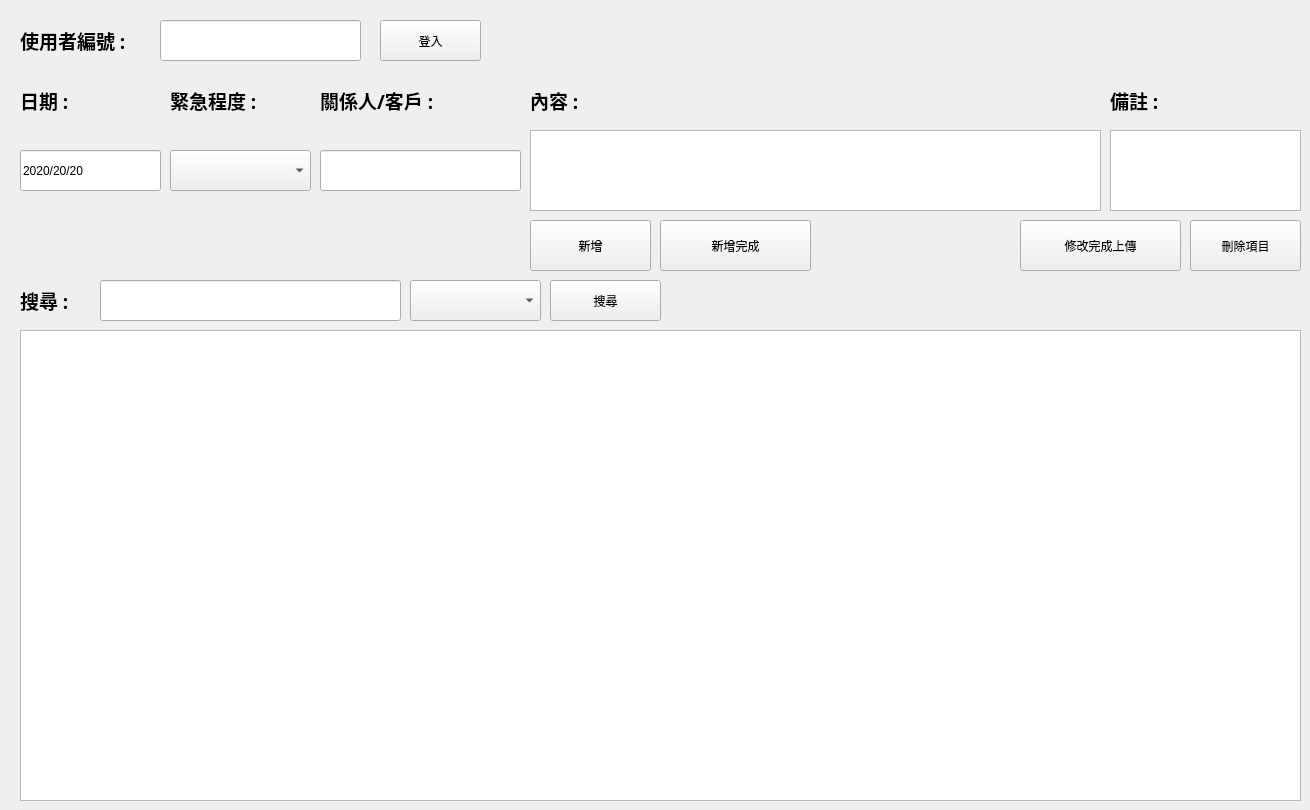
   <widget class="QWidget" name="tab_product">
    <attribute name="title">
     <string>工作清單系統</string>
    </attribute>
    <widget class="QLabel" name="label_8">
     <property name="geometry">
      <rect>
       <x>20</x>
       <y>80</y>
       <width>111</width>
       <height>41</height>
      </rect>
     </property>
     <property name="font">
      <font>
       <family>微軟正黑體</family>
       <pointsize>14</pointsize>
       <weight>75</weight>
       <bold>true</bold>
      </font>
     </property>
     <property name="text">
      <string>日期 :</string>
     </property>
    </widget>
    <widget class="QLabel" name="label_19">
     <property name="geometry">
      <rect>
       <x>170</x>
       <y>80</y>
       <width>111</width>
       <height>41</height>
      </rect>
     </property>
     <property name="font">
      <font>
       <family>微軟正黑體</family>
       <pointsize>14</pointsize>
       <weight>75</weight>
       <bold>true</bold>
      </font>
     </property>
     <property name="text">
      <string>緊急程度 :</string>
     </property>
    </widget>
    <widget class="QLabel" name="label_33">
     <property name="geometry">
      <rect>
       <x>530</x>
       <y>80</y>
       <width>111</width>
       <height>41</height>
      </rect>
     </property>
     <property name="font">
      <font>
       <family>微軟正黑體</family>
       <pointsize>14</pointsize>
       <weight>75</weight>
       <bold>true</bold>
      </font>
     </property>
     <property name="text">
      <string>內容 :</string>
     </property>
    </widget>
    <widget class="QLineEdit" name="todo_date">
     <property name="geometry">
      <rect>
       <x>20</x>
       <y>150</y>
       <width>141</width>
       <height>41</height>
      </rect>
     </property>
     <property name="text">
      <string>2020/20/20</string>
     </property>
    </widget>
    <widget class="QComboBox" name="todo_level">
     <property name="geometry">
      <rect>
       <x>170</x>
       <y>150</y>
       <width>141</width>
       <height>41</height>
      </rect>
     </property>
    </widget>
    <widget class="QPushButton" name="Button_todo_input">
     <property name="geometry">
      <rect>
       <x>660</x>
       <y>220</y>
       <width>151</width>
       <height>51</height>
      </rect>
     </property>
     <property name="text">
      <string>新增完成</string>
     </property>
    </widget>
    <widget class="QPushButton" name="Button_todo_delete">
     <property name="geometry">
      <rect>
       <x>1190</x>
       <y>220</y>
       <width>111</width>
       <height>51</height>
      </rect>
     </property>
     <property name="text">
      <string>刪除項目</string>
     </property>
    </widget>
    <widget class="QLineEdit" name="todo_id">
     <property name="geometry">
      <rect>
       <x>160</x>
       <y>20</y>
       <width>201</width>
       <height>41</height>
      </rect>
     </property>
     <property name="text">
      <string/>
     </property>
    </widget>
    <widget class="QLabel" name="label_9">
     <property name="geometry">
      <rect>
       <x>20</x>
       <y>20</y>
       <width>141</width>
       <height>41</height>
      </rect>
     </property>
     <property name="font">
      <font>
       <family>微軟正黑體</family>
       <pointsize>14</pointsize>
       <weight>75</weight>
       <bold>true</bold>
      </font>
     </property>
     <property name="text">
      <string>使用者編號 :</string>
     </property>
    </widget>
    <widget class="QLabel" name="todo_error">
     <property name="geometry">
      <rect>
       <x>40</x>
       <y>220</y>
       <width>481</width>
       <height>51</height>
      </rect>
     </property>
     <property name="font">
      <font>
       <family>微軟正黑體</family>
       <pointsize>14</pointsize>
       <weight>75</weight>
       <bold>true</bold>
      </font>
     </property>
     <property name="text">
      <string/>
     </property>
     <property name="alignment">
      <set>Qt::AlignRight|Qt::AlignTrailing|Qt::AlignVCenter</set>
     </property>
    </widget>
    <widget class="QPushButton" name="Button_todo_login">
     <property name="geometry">
      <rect>
       <x>380</x>
       <y>20</y>
       <width>101</width>
       <height>41</height>
      </rect>
     </property>
     <property name="text">
      <string>登入</string>
     </property>
    </widget>
    <widget class="QTextEdit" name="todo_content">
     <property name="geometry">
      <rect>
       <x>530</x>
       <y>130</y>
       <width>571</width>
       <height>81</height>
      </rect>
     </property>
    </widget>
    <widget class="QTableWidget" name="table_todo">
     <property name="geometry">
      <rect>
       <x>20</x>
       <y>330</y>
       <width>1281</width>
       <height>471</height>
      </rect>
     </property>
     <property name="sizePolicy">
      <sizepolicy hsizetype="Expanding" vsizetype="Expanding">
       <horstretch>0</horstretch>
       <verstretch>0</verstretch>
      </sizepolicy>
     </property>
     <property name="editTriggers">
      <set>QAbstractItemView::NoEditTriggers</set>
     </property>
    </widget>
    <widget class="QLineEdit" name="todo_person">
     <property name="geometry">
      <rect>
       <x>320</x>
       <y>150</y>
       <width>201</width>
       <height>41</height>
      </rect>
     </property>
     <property name="text">
      <string/>
     </property>
    </widget>
    <widget class="QLabel" name="label_34">
     <property name="geometry">
      <rect>
       <x>320</x>
       <y>80</y>
       <width>141</width>
       <height>41</height>
      </rect>
     </property>
     <property name="font">
      <font>
       <family>微軟正黑體</family>
       <pointsize>14</pointsize>
       <weight>75</weight>
       <bold>true</bold>
      </font>
     </property>
     <property name="text">
      <string>關係人/客戶 :</string>
     </property>
    </widget>
    <widget class="QPushButton" name="Button_todo_empty">
     <property name="geometry">
      <rect>
       <x>530</x>
       <y>220</y>
       <width>121</width>
       <height>51</height>
      </rect>
     </property>
     <property name="text">
      <string>新增</string>
     </property>
    </widget>
    <widget class="QLineEdit" name="todo_search">
     <property name="geometry">
      <rect>
       <x>100</x>
       <y>280</y>
       <width>301</width>
       <height>41</height>
      </rect>
     </property>
     <property name="text">
      <string/>
     </property>
    </widget>
    <widget class="QLabel" name="label_10">
     <property name="geometry">
      <rect>
       <x>20</x>
       <y>280</y>
       <width>71</width>
       <height>41</height>
      </rect>
     </property>
     <property name="font">
      <font>
       <family>微軟正黑體</family>
       <pointsize>14</pointsize>
       <weight>75</weight>
       <bold>true</bold>
      </font>
     </property>
     <property name="text">
      <string>搜尋 :</string>
     </property>
    </widget>
    <widget class="QPushButton" name="Button_todo_search">
     <property name="geometry">
      <rect>
       <x>550</x>
       <y>280</y>
       <width>111</width>
       <height>41</height>
      </rect>
     </property>
     <property name="text">
      <string>搜尋</string>
     </property>
    </widget>
    <widget class="QComboBox" name="comboBox_todo_search">
     <property name="geometry">
      <rect>
       <x>410</x>
       <y>280</y>
       <width>131</width>
       <height>41</height>
      </rect>
     </property>
    </widget>
    <widget class="QTextEdit" name="todo_remark">
     <property name="geometry">
      <rect>
       <x>1110</x>
       <y>130</y>
       <width>191</width>
       <height>81</height>
      </rect>
     </property>
    </widget>
    <widget class="QLabel" name="label_35">
     <property name="geometry">
      <rect>
       <x>1110</x>
       <y>80</y>
       <width>111</width>
       <height>41</height>
      </rect>
     </property>
     <property name="font">
      <font>
       <family>微軟正黑體</family>
       <pointsize>14</pointsize>
       <weight>75</weight>
       <bold>true</bold>
      </font>
     </property>
     <property name="text">
      <string>備註 :</string>
     </property>
    </widget>
    <widget class="QPushButton" name="Button_todo_update">
     <property name="geometry">
      <rect>
       <x>1020</x>
       <y>220</y>
       <width>161</width>
       <height>51</height>
      </rect>
     </property>
     <property name="text">
      <string>修改完成上傳</string>
     </property>
    </widget>
   </widget>
